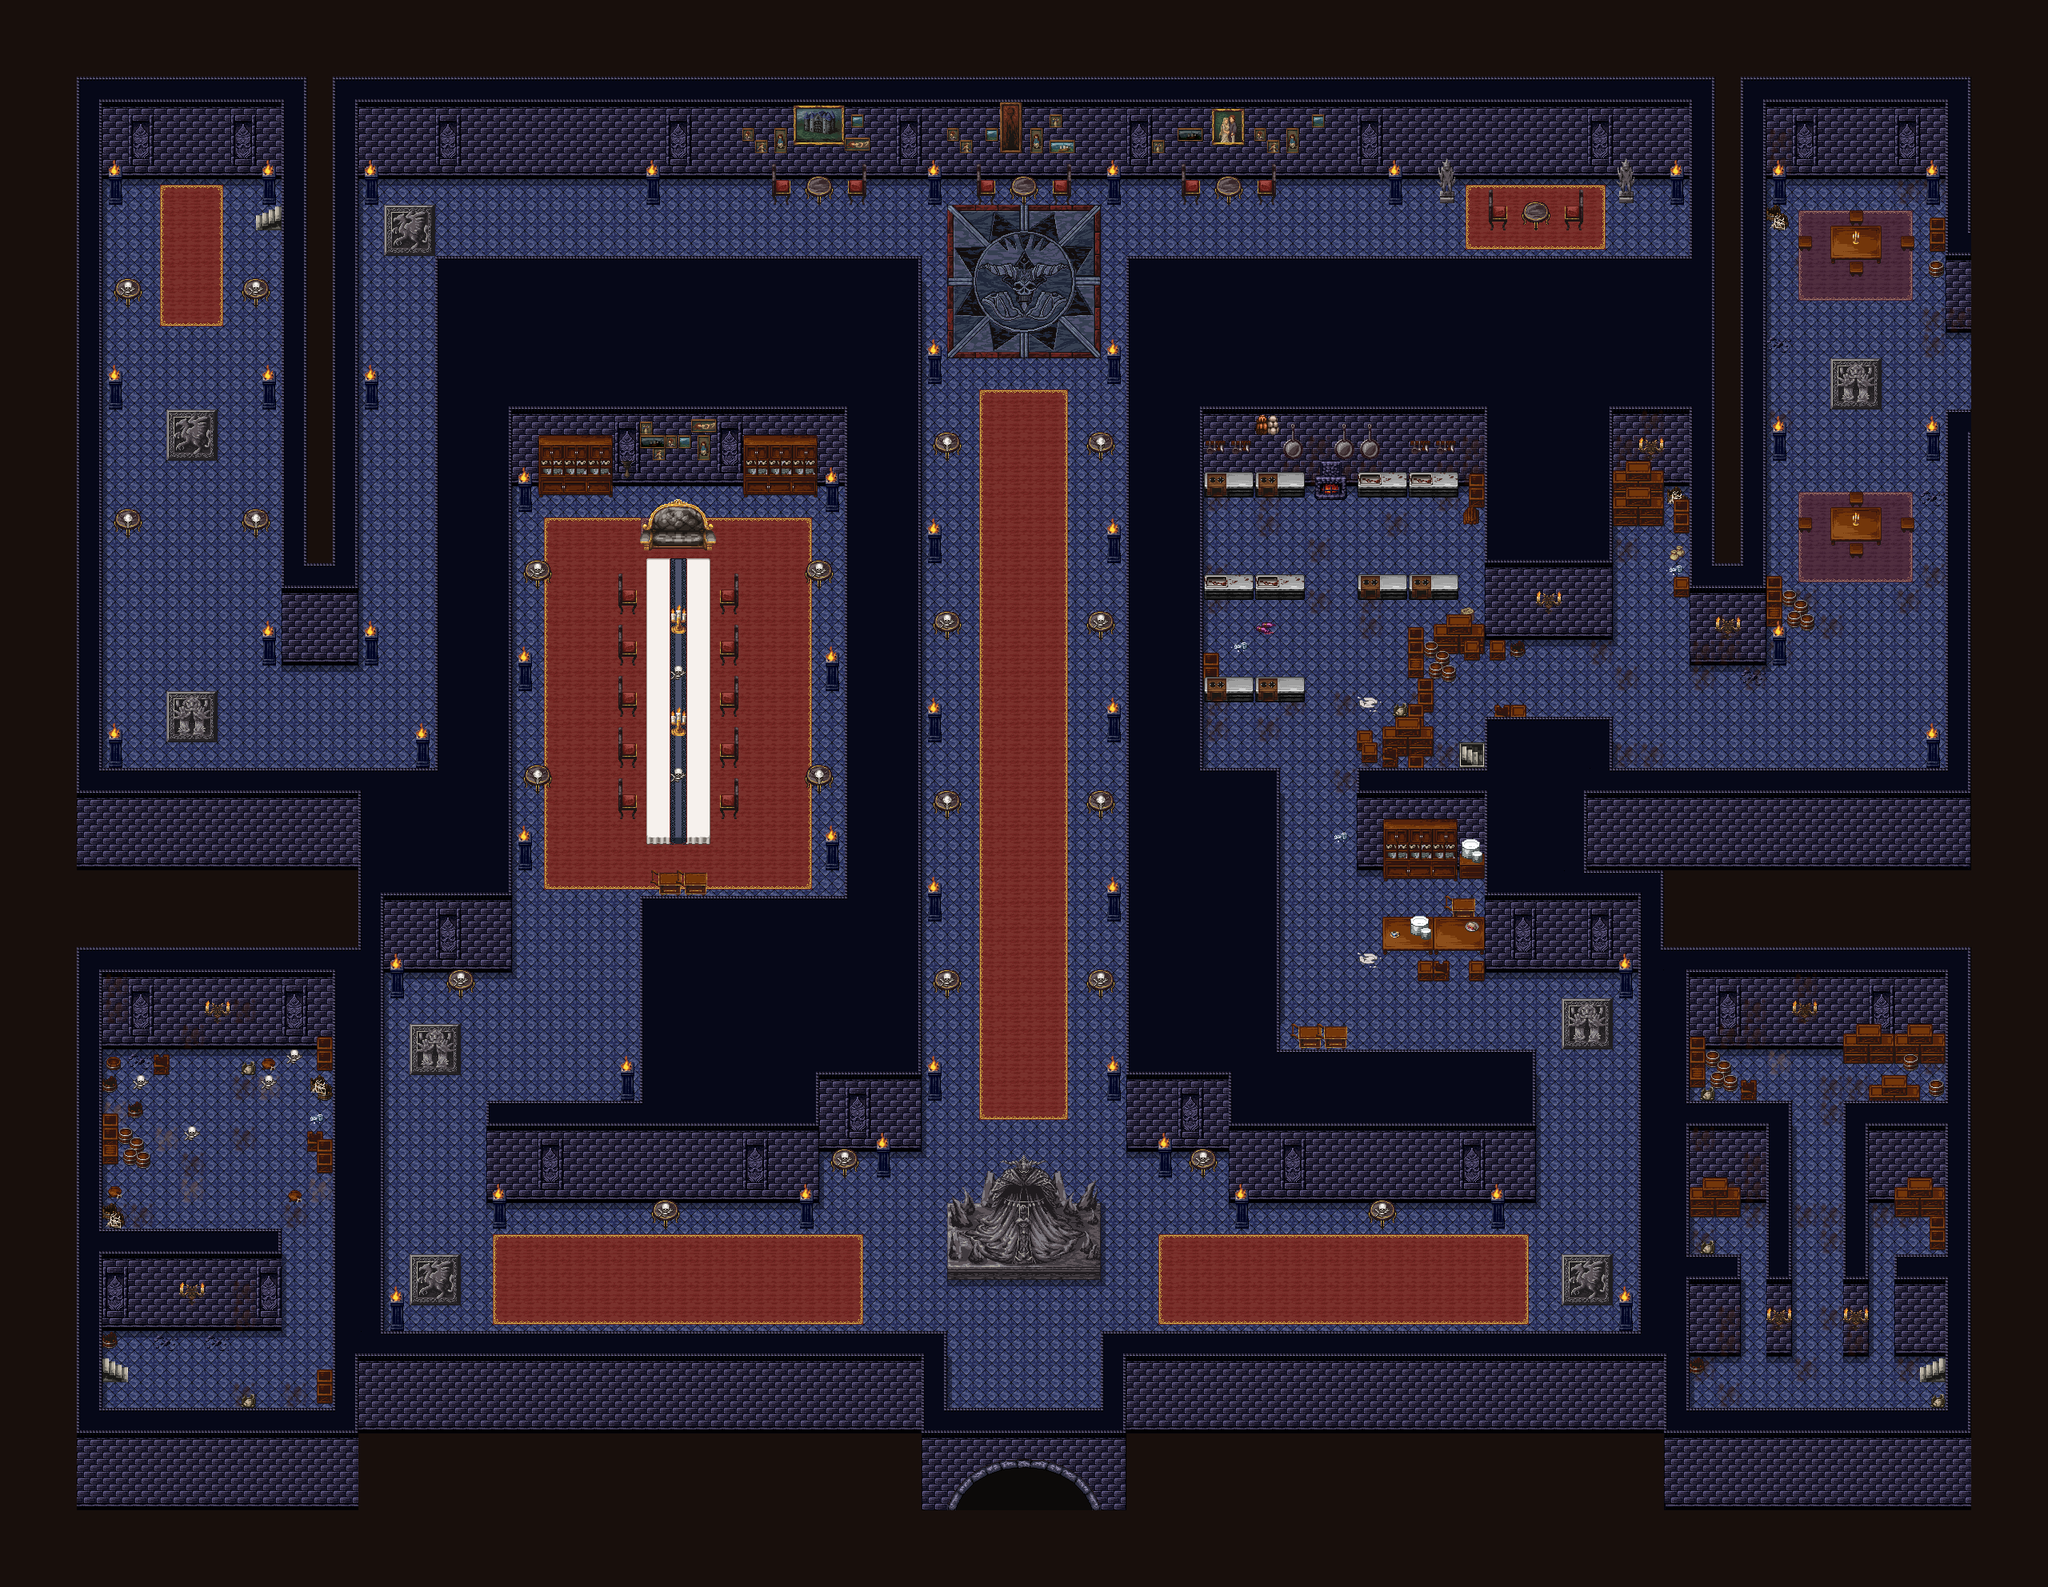

This game map was drawn from its Tiled (.tmx) file and the tilesets committed beside it. A one-line description and the trimmed map source follow:
An orthogonal 80x62 tile map with 32x32 px tiles, 10 tile layers (floor, shadow, wall, dirt, ...), 2 hidden layers not drawn and 5 objects (Encounter, TreasureChest, AutoCheckPoint).

<map version="1.10" tiledversion="1.10.1" orientation="orthogonal" renderorder="right-down" width="80" height="62" tilewidth="32" tileheight="32" infinite="0" nextlayerid="20" nextobjectid="6">
 <tileset firstgid="1" source="../39,40_tsx/39,40_maptip.tsx" />
 <layer id="1" name="floor" width="80" height="62">
  <data>[4960 cells, 4933 non-empty, 45 distinct tile ids]</data>
 </layer>
 <layer id="5" name="shadow" width="80" height="62">
  <data>[4960 cells, 426 non-empty, 5 distinct tile ids]</data>
 </layer>
 <layer id="3" name="wall" width="80" height="62">
  <data>[4960 cells, 2022 non-empty, 50 distinct tile ids]</data>
 </layer>
 <layer id="12" name="dirt" width="80" height="62">
  <data>[4960 cells, 102 non-empty, 2 distinct tile ids]</data>
 </layer>
 <layer id="10" name="objects-5" width="80" height="62">
  <data>[4960 cells, 643 non-empty, 108 distinct tile ids]</data>
 </layer>
 <layer id="6" name="objects-4" width="80" height="62">
  <data>[4960 cells, 257 non-empty, 83 distinct tile ids]</data>
 </layer>
 <layer id="7" name="objects-3" width="80" height="62">
  <data>[4960 cells, 72 non-empty, 38 distinct tile ids]</data>
 </layer>
 <layer id="8" name="chara" width="80" height="62" visible="0">
  <data>[4960 cells, 0 non-empty, 0 distinct tile ids]</data>
 </layer>
 <layer id="9" name="objects-2" width="80" height="62">
  <data>[4960 cells, 197 non-empty, 59 distinct tile ids]</data>
 </layer>
 <layer id="11" name="objects-1" width="80" height="62">
  <data>[4960 cells, 56 non-empty, 13 distinct tile ids]</data>
 </layer>
 <layer id="14" name="item" width="80" height="62" visible="0">
  <data>[4960 cells, 1 non-empty, 1 distinct tile ids]</data>
 </layer>
 <layer id="2" name="flame" width="80" height="62">
  <data>[4960 cells, 1052 non-empty, 1 distinct tile ids]</data>
 </layer>
 <objectgroup id="15" name="EncounterArea" visible="0">
  <object id="1" type="Encounter" x="16" y="16" width="2528" height="1952">
   <properties>
    <property name="EncounterId" value="encounter_darkcastle_1" />
    <property name="unity:IsTrigger" type="bool" value="true" />
   </properties>
  </object>
 </objectgroup>
 <objectgroup id="16" name="TreasureChest_1">
  <object id="2" type="TreasureChest" x="703.515" y="661.481" width="45.3524" height="46.4585">
   <properties>
    <property name="TreasureId" type="int" value="24" />
    <property name="unity:IsTrigger" type="bool" value="false" />
   </properties>
  </object>
 </objectgroup>
 <objectgroup id="17" name="TreasureChest_2" offsetx="835.147" offsety="-21.0169">
  <object id="3" x="703.515" y="661.481" width="45.3524" height="46.4585" visible="0">
   <properties>
    <property name="TreasureId" type="int" value="25" />
    <property name="unity:IsTrigger" type="bool" value="false" />
   </properties>
  </object>
 </objectgroup>
 <objectgroup id="18" name="TreasureChest_3" offsetx="1326.28" offsety="-396.004">
  <object id="4" x="703.515" y="661.481" width="45.3524" height="46.4585">
   <properties>
    <property name="TreasureId" type="int" value="24" />
    <property name="unity:IsTrigger" type="bool" value="false" />
   </properties>
  </object>
 </objectgroup>
 <objectgroup id="19" name="CheckPoint">
  <object id="5" type="AutoCheckPoint" x="1280" y="1655">
   <properties>
    <property name="Direction" type="int" value="2" />
    <property name="Unity:IsTrigger" type="bool" value="false" />
   </properties>
  </object>
 </objectgroup>
</map>
